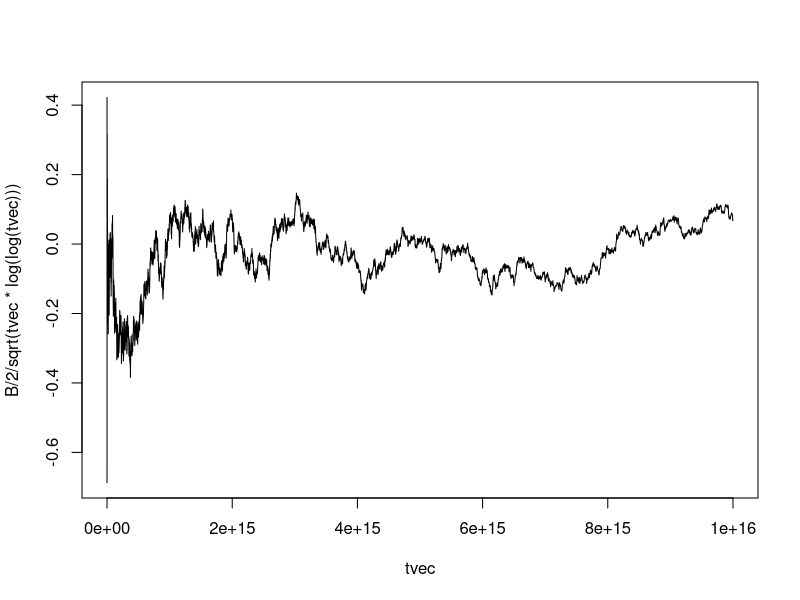

Recreate this plot in R.

tvec <- seq(10,10000)^4

dt <- diff(tvec)

dB <- rnorm(length(dt),sd=sqrt(dt))

B <- c(0,cumsum(dB)) + rnorm(1,sd=sqrt(tvec[1]))

plot(tvec,B/2/sqrt(tvec*log(log(tvec))),type="l")
